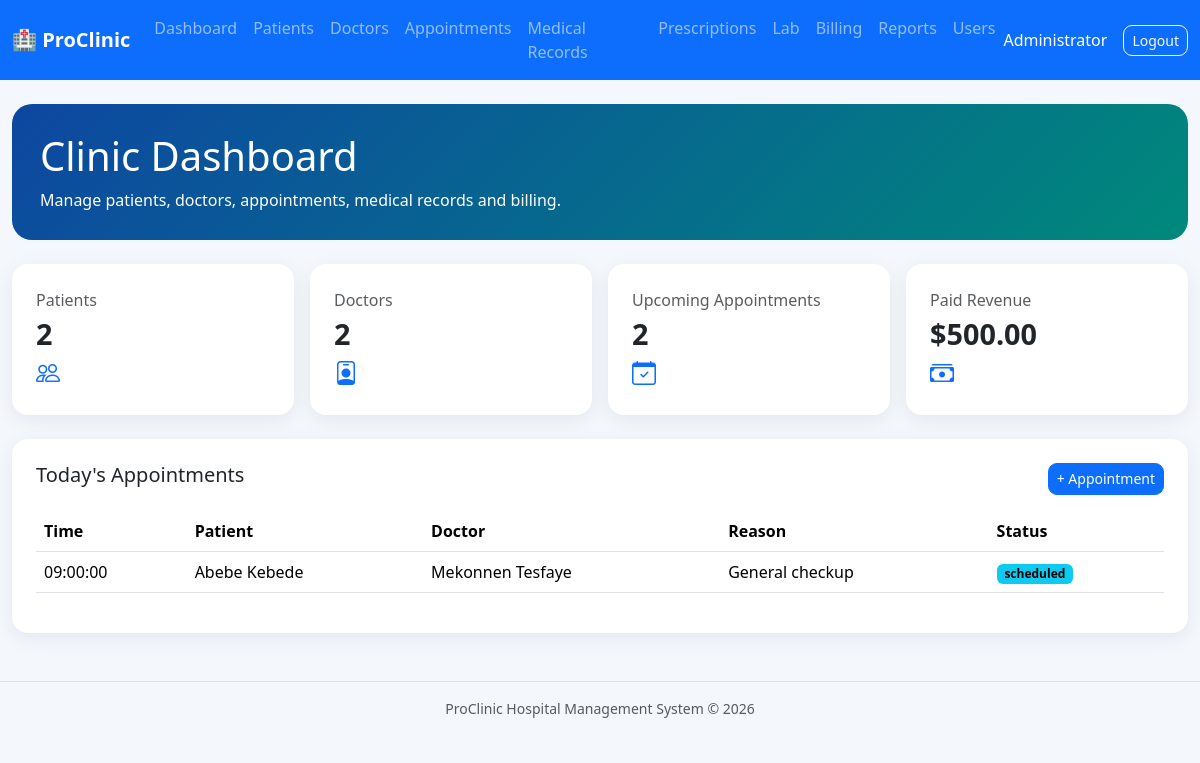
/index.php (signed in), run on the app's committed database.
### tables this page shows
CREATE TABLE appointments(id INT AUTO_INCREMENT PRIMARY KEY,patient_id INT,doctor_id INT,appointment_date DATE,appointment_time TIME,reason VARCHAR(255),status ENUM('scheduled','completed','cancelled') DEFAULT 'scheduled',created_at TIMESTAMP DEFAULT CURRENT_TIMESTAMP,FOREIGN KEY(patient_id) REFERENCES patients(id),FOREIGN KEY(doctor_id) REFERENCES doctors(id));

CREATE TABLE patients(id INT AUTO_INCREMENT PRIMARY KEY,patient_code VARCHAR(30) UNIQUE,name VARCHAR(120) NOT NULL,gender VARCHAR(20),dob DATE,age INT,phone VARCHAR(40),email VARCHAR(150),blood_group VARCHAR(10),address VARCHAR(255),emergency_contact VARCHAR(100),created_at TIMESTAMP DEFAULT CURRENT_TIMESTAMP);

CREATE TABLE doctors(id INT AUTO_INCREMENT PRIMARY KEY,name VARCHAR(120),specialization VARCHAR(120),phone VARCHAR(40),email VARCHAR(150),license_no VARCHAR(80),status VARCHAR(20) DEFAULT 'active',created_at TIMESTAMP DEFAULT CURRENT_TIMESTAMP);

### includes/auth.php (called while the page is built, shortened)
<?php
function e($v) {
    return htmlspecialchars((string)$v, ENT_QUOTES, 'UTF-8');
}

### index.php (the view)
<?php $page_title='Dashboard';require_once __DIR__.'/includes/header.php';
$patients=$pdo->query("SELECT COUNT(*) c FROM patients")->fetch()['c'];$doctors=$pdo->query("SELECT COUNT(*) c FROM doctors")->fetch()['c'];$apps=$pdo->query("SELECT COUNT(*) c FROM appointments WHERE appointment_date>=CURDATE() AND status<>'cancelled'")->fetch()['c'];$revenue=$pdo->query("SELECT COALESCE(SUM(amount),0)c FROM bills WHERE status='paid'")->fetch()['c'];
$today=$pdo->query("SELECT a.*,p.name patient,d.name doctor FROM appointments a JOIN patients p ON p.id=a.patient_id JOIN doctors d ON d.id=a.doctor_id WHERE a.appointment_date=CURDATE() ORDER BY a.appointment_time")->fetchAll();?>
<div class="hero mb-4"><h1>Clinic Dashboard</h1><p class="mb-0">Manage patients, doctors, appointments, medical records and billing.</p></div>
<div class="row g-3 mb-4"><?php foreach([['Patients',$patients,'bi-people'],['Doctors',$doctors,'bi-person-badge'],['Upcoming Appointments',$apps,'bi-calendar-check'],['Paid Revenue','$'.number_format($revenue,2),'bi-cash-stack']] as $x):?><div class="col-md-6 col-xl-3"><div class="card p-4"><div class="text-muted"><?=$x[0]?></div><div class="stat"><?=$x[1]?></div><i class="bi <?=$x[2]?> fs-4 text-primary"></i></div></div><?php endforeach;?></div>
<div class="card p-4"><div class="d-flex justify-content-between mb-3"><h5>Today's Appointments</h5><a href="appointments/add.php" class="btn btn-primary btn-sm">+ Appointment</a></div><div class="table-responsive"><table class="table"><thead><tr><th>Time</th><th>Patient</th><th>Doctor</th><th>Reason</th><th>Status</th></tr></thead><tbody><?php foreach($today as $a):?><tr><td><?=$a['appointment_time']?></td><td><?=e($a['patient'])?></td><td><?=e($a['doctor'])?></td><td><?=e($a['reason'])?></td><td><span class="badge text-bg-info"><?=$a['status']?></span></td></tr><?php endforeach;?></tbody></table></div></div>
<?php require_once __DIR__.'/includes/footer.php';?>

### assets/css/style.css (style rules this page uses)
body { background:#f4f7fb }
.card { border:0;border-radius:16px;box-shadow:0 5px 20px rgba(0,30,80,.07) }
.stat { font-size:1.8rem;font-weight:700 }
.hero { background:linear-gradient(135deg,#0d47a1,#00897b);color:white;border-radius:20px;padding:28px }
.btn { border-radius:9px }
.table { vertical-align:middle }

### data on the page
appointments: appointment_time "09:00:00", patient.name "Abebe Kebede", doctor.name "Mekonnen Tesfaye", reason "General checkup", status "scheduled"

### other printed values
$_SESSION['user']['name'] "Administrator"
$x[0] "Patients"
$x[1] "2"
$x[0] "Doctors"
$x[0] "Upcoming Appointments"
$x[0] "Paid Revenue"
$x[1] "$500.00"
